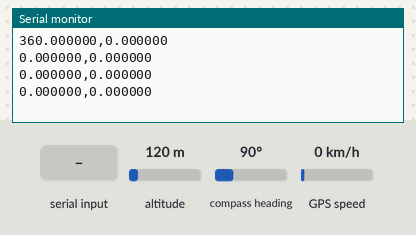
This sketch was run on a simulated Arduino Mega 2560, built with avr-gcc and run on an emulated ATmega2560. On the bench: the last lines printed to the serial monitor. The test bench sets the inputs (shaded band); at power-on: altitude 120 m, compass heading 90°, GPS speed 0 km/h. The GPS gets a fix after 3 s at 37.7749, -122.4194 with 8 satellites.

Above: at 1.2 s.
1.3 s: "1" received over the second serial link
At 1.9 s:
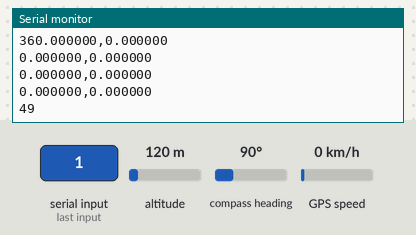
2.8 s: "0" received over the second serial link
At 2.98 s:
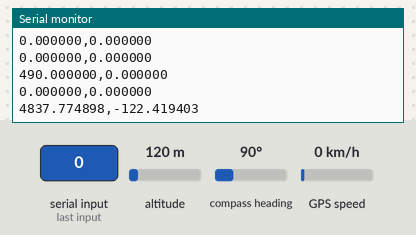
Timing chart, 0 to 5.8 s (numbered marks = the images above; inputs shaded):
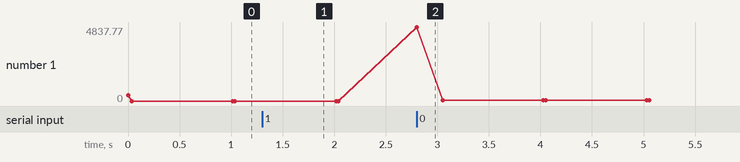

The sketch:

MOB_transiver.ino
```cpp
#include <TinyGPS++.h>
static const uint32_t GPSBaud = 9600;

TinyGPSPlus gps;
void setup()
{
  Serial3.begin(9600);
  Serial.begin(9600);
  Serial2.begin(57600);
}
String datakorban;

void loop()
{


   while(Serial2.available()){

    datakorban = Serial2.read();
    Serial.print(datakorban);
    }


  if(Serial3.available() > 0){
    if (gps.encode(Serial3.read())){
    Serial.print(gps.location.lat(), 6);
    Serial.print(",");
    Serial.println(gps.location.lng(), 6);


    }
//  }
//  }

//  if (millis() > 5000 && gps.charsProcessed() < 10)
//  {
//    while(true);
//  }
}
}
```

Measured:
- after the input at 1.3 s, the serial monitor: prints a new line at once (image 1)
- after the input at 2.8 s, the serial monitor: prints a new line at once (image 2)
